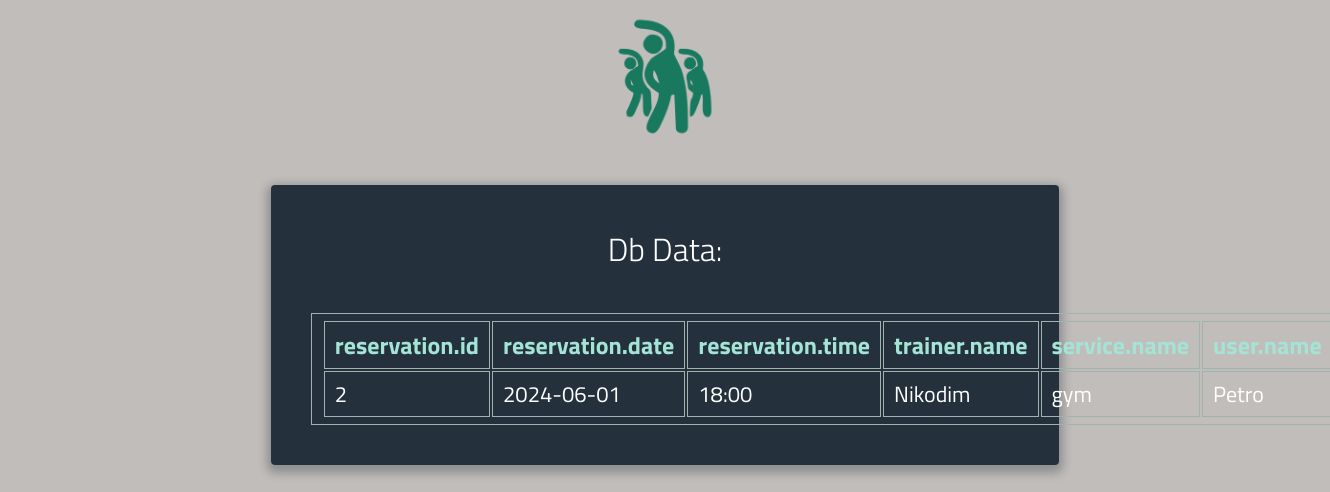
The app's page /user/reservations/2 (signed in) with its own data.
### tables this page shows
CREATE TABLE "reservation" (
	"id"	INTEGER NOT NULL UNIQUE,
	"trainer"	INTEGER NOT NULL,
	"user"	INTEGER NOT NULL,
	"service"	INTEGER NOT NULL,
	"date"	TEXT NOT NULL,
	"time"	TEXT NOT NULL,
	PRIMARY KEY("id" AUTOINCREMENT),
	FOREIGN KEY("trainer") REFERENCES "trainer"("id"),
	FOREIGN KEY("user") REFERENCES "user"("id"),
	FOREIGN KEY("service") REFERENCES "service"("id")
);

CREATE TABLE "trainer" (
	"id"	INTEGER NOT NULL UNIQUE,
	"name"	TEXT NOT NULL,
	"fitness_center"	INTEGER NOT NULL,
	"age"	INTEGER NOT NULL DEFAULT 18,
	"sex"	TEXT NOT NULL,
	PRIMARY KEY("id" AUTOINCREMENT),
	FOREIGN KEY("fitness_center") REFERENCES "fitness_center"("id")
);

CREATE TABLE "service" (
	"id"	INTEGER NOT NULL UNIQUE,
	"name"	TEXT NOT NULL UNIQUE,
	"duration"	INTEGER NOT NULL DEFAULT 0,
	"description"	TEXT NOT NULL,
	"price"	INTEGER NOT NULL DEFAULT 0,
	"fitness_center"	INTEGER NOT NULL,
	"max_attendees"	INTEGER NOT NULL DEFAULT 1,
	PRIMARY KEY("id" AUTOINCREMENT),
	FOREIGN KEY("fitness_center") REFERENCES "fitness_center"("id")
);

CREATE TABLE "user" (
	"id"	INTEGER NOT NULL UNIQUE,
	"name"	TEXT NOT NULL,
	"funds"	INTEGER NOT NULL DEFAULT 0,
	"login"	TEXT NOT NULL UNIQUE,
	"password"	TEXT NOT NULL,
	"birth_date"	TEXT NOT NULL,
	"phone"	TEXT NOT NULL,
	PRIMARY KEY("id" AUTOINCREMENT)
);

### app.py (the view)
@app.route('/user/reservations/<int:reservation_id>', methods=['GET', 'POST'])
@auth
def user_reservation(reservation_id):
    if request.method == 'GET':
        select_data = {
            'reservation': ['reservation.id', 'reservation.date', 'reservation.time',
                            'trainer.name', 'service.name', 'user.name']}
        join_data = {'trainer': 'trainer.id=reservation.trainer',
                     'service': 'service.id=reservation.service',
                     'user': 'user.id=reservation.user'}
        where_data = {'reservation.id': reservation_id, 'user.id': session.get('user_id')}
        data = exec_db_query(single=False, select_data=select_data, join_data=join_data, where_data=where_data)
        return render_db_template(data=data)
    return f'user reservation "{reservation_id}" endpoint'

### app.py (called while the page is built)
def auth(func):
    @wraps(func)
    def wrapper(*args, **kwargs):
        if session.get('user_id') is None:
            return redirect('/login')
        return func(*args, **kwargs)
    return wrapper

def render_db_template(data):
    template_name = 'db_data_multiple.html' if type(data) is list else 'db_data_single.html'
    return render_template(template_name, result=data)

### db_utils.py (called while the page is built)
def exec_db_query(**kwargs):
    db = SqliteDb()
    if select_data := kwargs.get('select_data'):
        return db.select(select_data=select_data, join_data=kwargs.get('join_data'), single=kwargs.get('single', True),
                         where_data=kwargs.get('where_data'), join_type=kwargs.get('join_type', 'join'))
    elif insert_data := kwargs.get('insert_data'):
        db.insert(insert_data=insert_data)
    elif update_data := kwargs.get('update_data'):
        db.update(update_data=update_data, where_data=kwargs.get('where_data'))
    elif delete_data := kwargs.get('delete_data'):
        db.delete(delete_data=delete_data, where_data=kwargs.get('where_data'))

    @staticmethod
    def dict_factory(cursor, row):
        return {col[0]: row[idx] for idx, col in enumerate(cursor.description)}

    def exec_query(self, query, single=True, commit=False):
        try:
            self.cur.execute(query)
            if commit:
                self.con.commit()
            return self.cur.fetchone() if single else self.cur.fetchall()
        except Exception:
            return {} if single else []

    def select(self, select_data, join_data=None, where_data=None, single=True, join_type='join'):
        fields_str = ', '.join([f'{itm} as "{itm}"' for itm in list(select_data.values())[0]])
        select_str = f'select {fields_str} from {list(select_data.keys())[0]}'
        if join_data is not None:
            join_str = ' '.join([f'{join_type} {k} on {v}' for k, v in join_data.items()])
            select_str += f' {join_str}'
        if where_data is not None:
            select_str += f""" where {' and '.join([f'{key}="{val}"' for key, val in where_data.items()])}"""
        return self.exec_query(query=select_str, single=single)

    def close(self):
        self.con.close()

    def __del__(self):
        self.close()

### templates/db_data_multiple.html (shortened to what this page needs)
{% extends "base.html" %}
{% block content %}
<div id="data">
          <h1>Db Data:</h1>
          {% if result %}
          <table>
              <tr>
              {% for key in result[0].keys() %}
              <th> {{ key }} </th>
              {% endfor %}
              </tr>
              {% for curr_result in result %}
              <tr>
              {% for value in curr_result.values() %}
              <td> {{ value }} </td>
              {% endfor %}
              </tr>
              {% endfor %}
         </table>
        {% endif %}
        </div>
{% endblock %}

### records on screen
reservation: values "2", date "2024-06-01", time "18:00"
trainer: name "Nikodim"
service: name "gym"
user: name "Petro"

### other values on screen
{{ key }} "reservation.id" "reservation.date" "reservation.time" "trainer.name" "service.name"
